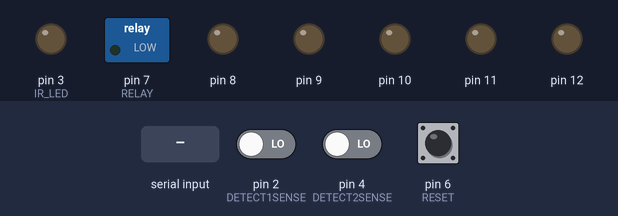
Recording of a sketch running on a simulated Arduino Uno, built with avr-gcc and run on an emulated ATmega328P. Shown: switched loads named in the sketch (green lamp = pin HIGH), output pins drawn as LEDs (lit = HIGH). Inputs (shaded band) come from the test bench; at power-on: pin 2 (DETECT1SENSE) LOW, pin 4 (DETECT2SENSE) LOW, pin 6 (RESET) LOW. Pins used as bus, display or sensor lines are not drawn.

Above: at 1.2 s.
1.3 s: "1\n" received over Serial
At 2.2 s:
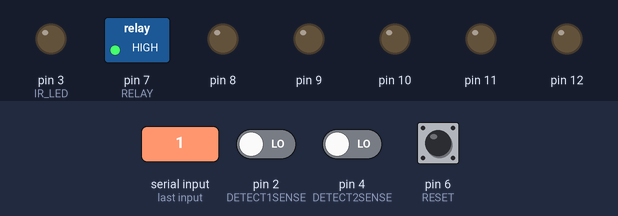
2.8 s: "0\n" received over Serial
At 3.7 s:
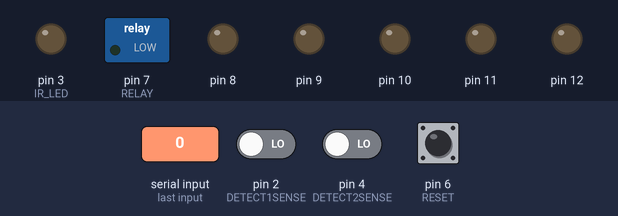
Timing chart, 0 to 5.8 s (numbered marks = the images above; inputs shaded):
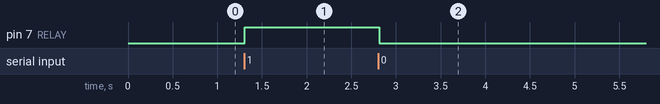

The sketch:

PeopleCounter.ino
```cpp
#define DETECT1SENSE 2
#define IR_LED 3
#define DETECT2SENSE 4
#define DETECTPOWER 5
#define RESET 6
#define RELAY 7
#define RESETSUCCESS 13

int count = 0;
boolean FLAG1 = false;
boolean LASTFLAG1 = false;
boolean thisPulse1 = false;

boolean FLAG2 = false;
boolean LASTFLAG2 = false;
boolean thisPulse2 = false;
boolean input = false;         // a string to hold incoming data
boolean transmissionComplete = false;  // whether the string is complete
//boolean screenChecked = false;

void setPinsLow(){
  for (byte i = 0; i <= 13; i++)
  {
    pinMode (i, OUTPUT);    // changed as per below
    digitalWrite (i, LOW);  //     ditto
  }
  pinMode(DETECT1SENSE, INPUT);
  pinMode(DETECT2SENSE, INPUT);
  pinMode(RESET, INPUT);
}


void resetCheck(){
  // Check if reset switch is on
  if(digitalRead(RESET)==HIGH){
    delay(1000);
    if(digitalRead(RESET)==HIGH){
      delay(1000);
      if(digitalRead(RESET)==HIGH){
        delay(1000);
        if(digitalRead(RESET)==HIGH){
          count=0;
          // Flash internal LED to show that value has been reset
          digitalWrite(RESETSUCCESS, HIGH);
          delay(1000);
          digitalWrite(RESETSUCCESS, LOW);
        }
      }
    }
  }
}

void enableIROut(int val){
  TIMSK2 = 0;
  const uint8_t pwmval = F_CPU / 2000 / (val); \
  TCCR2A = _BV(WGM20); \
  TCCR2B = _BV(WGM22) | _BV(CS20); \
  OCR2A = pwmval; \
  OCR2B = pwmval / 3;
//  Serial.println("PWM Setup");
}

void enablePWM(){
//  Serial.println("Enabling PWM");
  digitalWrite (DETECTPOWER, HIGH);
//  digitalWrite (DETECT2POWER, HIGH);
  TCCR2A |= _BV(COM2B1);
  delayMicroseconds(500);
}

void disablePWM(){
//  Serial.println("Disabling PWM");
  TCCR2A &= ~(_BV(COM2B1));
//  delayMicroseconds(0);
  digitalWrite (IR_LED, LOW);
  digitalWrite (DETECTPOWER, LOW);
//  digitalWrite (DETECT2POWER, LOW);
}

void setup()
{
  Serial.begin(9600);
  setPinsLow();

  ADCSRA &= ~(1<<ADEN); //Disable ADC
  ACSR = (1<<ACD); //Disable the analog comparator
  DIDR0 = 0x3F; //Disable digital input buffers on all ADC0-ADC5 pins
  DIDR1 = (1<<AIN1D)|(1<<AIN0D); //Disable digital input buffer on AIN1/0
  enableIROut(38);
////  irsend.enableIROut(38);
}

void loop() {
//  Serial.print("On at: ");
//  Serial.print(millis());
  // Display current pass count on screen and check to see if reset required
//  if(screenCheck()){
  if (transmissionComplete) {
    if(input)
      digitalWrite(RELAY,HIGH);
    else
      digitalWrite(RELAY,LOW);
    // clear the string:
    transmissionComplete = false;
  }
  resetCheck();
//    irsend.mark(0);
  enablePWM();
  thisPulse1=digitalRead(DETECT1SENSE);
  thisPulse2=digitalRead(DETECT2SENSE);
//  delay(1000);
  disablePWM();

  LASTFLAG1=FLAG1;
  if (thisPulse1){
  // Beam Blocked
    FLAG1=true;
  }
  else {
//  Beam Received
    FLAG1=false;
  }

  LASTFLAG2=FLAG2;
  if (thisPulse2){
  // Beam Blocked
    FLAG2=true;
  }
  else {
//  Beam Received
    FLAG2=false;
  }

  if(FLAG1 && FLAG2){
    if(!LASTFLAG1 && LASTFLAG2){
      if(count>0)
        count--;
      Serial.print(count);
      Serial.print("?");
      Serial.println(input);
    }
    else if(LASTFLAG1 && !LASTFLAG2){
      count++;
      Serial.print(count);
      Serial.print("?");
      Serial.println(input);
    }
  }

  //display.display();

//  Serial.println(digitalRead(PIN_DETECT));


  delay(100);
}

void serialEvent() {
  while (Serial.available()) {
    // get the new byte:
    char inChar = (char)Serial.read();
    // add it to the inputString:

    // if the incoming character is a newline, set a flag
    // so the main loop can do something about it:
    if (inChar != '\n') {
      if (inChar == '0')
        input=false;
      else if (inChar == '1')
        input=true;
    }
    else {
      transmissionComplete = true;
    }
  }
}
```

Measured:
- after the input at 1.3 s, pin 7 (RELAY): LOW → HIGH at once
- after the input at 2.8 s, pin 7 (RELAY): HIGH → LOW at once
